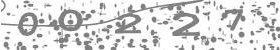
#> input picture images/00227.png, 280 x 50 px, found by its file name; its folder holds only this picture in this run
$ python transformaImagenes.py
#> lines starting #> are read from the running program, lines starting #| are printed output that depends on the picture; after the words box and inside, x2 and y2 are one past the last pixel; in counts of white or black regions, pixels touching at a corner belong together
import os
import cv2
import numpy as np

def mejorar_imagen(input_path, output_path):
    # Cargar la imagen en escala de grises
#> called with input_path = '/images/00227.png', output_path = '/images prepro/00227.png'
    imagen = cv2.imread(input_path, cv2.IMREAD_GRAYSCALE)
#> imagen is the input picture: shape (50, 280); min 100, max 255, mean 219.5

    # Aplicar un filtro de mediana para reducir el ruido
    imagen_filtrada = cv2.medianBlur(imagen, 3)
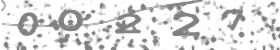
#> imagen_filtrada: shape (50, 280); min 118, max 255, mean 222.8

    # Binarización adaptativa para mejorar la detección de caracteres
    binarizada = cv2.adaptiveThreshold(
        imagen_filtrada, 255,
        cv2.ADAPTIVE_THRESH_GAUSSIAN_C,
        cv2.THRESH_BINARY_INV, 11, 2
    )
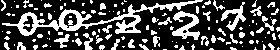
#> binarizada: shape (50, 280); 29% white; 127 white regions (84 under 20 px), largest, box (x1, y1, x2, y2) and area: (2, 0, 203, 36) 1431, (172, 11, 200, 40) 380, (221, 2, 246, 31) 247

    # Crear un kernel para operaciones morfológicas
    kernel = np.ones((2, 2), np.uint8)

    # Aplicar apertura para eliminar puntos de ruido
    apertura = cv2.morphologyEx(binarizada, cv2.MORPH_OPEN, kernel, iterations=2)
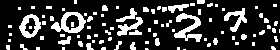
#> apertura: shape (50, 280); 21% white; 91 white regions (66 under 20 px), largest, box (x1, y1, x2, y2) and area: (174, 13, 202, 42) 357, (51, 12, 86, 33) 342, (19, 14, 41, 38) 266

    # Cierre para reforzar los caracteres
    cierre = cv2.morphologyEx(apertura, cv2.MORPH_CLOSE, kernel, iterations=1)
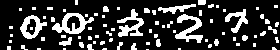
#> cierre: shape (50, 280); 20.9% white; 80 white regions (58 under 20 px), largest, box (x1, y1, x2, y2) and area: (52, 13, 94, 34) 390, (175, 14, 203, 43) 360, (117, 9, 144, 37) 335

    # Remover pequeños componentes conectados que no sean caracteres
    num_labels, labels, stats, _ = cv2.connectedComponentsWithStats(cierre, connectivity=8)
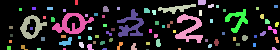
#> labels: shape (50, 280) int32; 81 distinct labels, from 0 to 80; one colour per label, 0 black
#> num_labels = 81; stats = 81 rows, first 6: [0, 0, 280, 50, 11071], [75, 0, 3, 5, 15], [198, 0, 8, 5, 39], [158, 4, 38, 10, 161], [208, 4, 6, 4, 19], [216, 5, 3, 3, 9]
    areas_min = 50  # Ajustar según la imagen

    # Crear una máscara para mantener solo componentes más grandes que el umbral
    mascara = np.zeros(cierre.shape, dtype=np.uint8)
    for i in range(1, num_labels):  # Ignoramos el fondo (etiqueta 0)
        if stats[i, cv2.CC_STAT_AREA] >= areas_min:
            mascara[labels == i] = 255
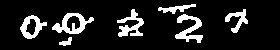
#> mascara: shape (50, 280); 13% white; 7 white regions, largest, box (x1, y1, x2, y2) and area: (52, 13, 94, 34) 390, (175, 14, 203, 43) 360, (117, 9, 144, 37) 335

    # Invertir colores (si necesario)
    resultado = cv2.bitwise_not(mascara)

    # Guardar la imagen procesada
    cv2.imwrite(output_path, resultado)


def procesar_imagenes(carpeta_input, carpeta_output):
    # Asegurarse de que la carpeta de salida existe
    if not os.path.exists(carpeta_output):
        os.makedirs(carpeta_output)

    # Recorrer todas las imágenes en la carpeta de entrada
    for nombre_imagen in os.listdir(carpeta_input):
        # Crear la ruta completa de la imagen de entrada
        input_path = os.path.join(carpeta_input, nombre_imagen)

        # Crear la ruta completa de la imagen de salida con el mismo nombre
        output_path = os.path.join(carpeta_output, nombre_imagen)

        # Procesar la imagen
        mejorar_imagen(input_path, output_path)

        print(f"Imagen {nombre_imagen} procesada y guardada en {output_path}")


# Uso del script
carpeta_input = "/images"
carpeta_output = "/images prepro"

procesar_imagenes(carpeta_input, carpeta_output)

$ run again, on images/10647.png
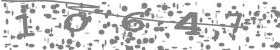
#> input picture images/10647.png, 280 x 50 px, found by its file name
#> in mejorar_imagen, imagen is the input picture: shape (50, 280); min 100, max 255, mean 216.6
#> binarizada: shape (50, 280); 30.9% white; 127 white regions (83 under 20 px), largest, box (x1, y1, x2, y2) and area: (50, 0, 249, 44) 1920, (15, 4, 35, 40) 248, (1, 0, 56, 3) 110
#> apertura: shape (50, 280); 23.2% white; 103 white regions (67 under 20 px), largest, box (x1, y1, x2, y2) and area: (176, 14, 202, 38) 325, (66, 12, 94, 39) 291, (123, 15, 146, 34) 229
#> cierre: shape (50, 280); 23.4% white; 86 white regions (53 under 20 px), largest, box (x1, y1, x2, y2) and area: (124, 6, 154, 46) 403, (177, 15, 203, 43) 346, (67, 13, 95, 40) 291
#> in mejorar_imagen, `num_labels, labels, stats, _ = cv2.connectedComponentsWithStats(cierre..`:
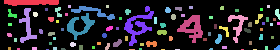
#> labels: shape (50, 280) int32; 87 distinct labels, from 0 to 86; one colour per label, 0 black
#> num_labels = 87; stats = 87 rows, first 6: [0, 0, 280, 50, 10729], [4, 0, 55, 6, 269], [68, 5, 3, 3, 9], [106, 5, 3, 3, 9], [267, 5, 3, 3, 9], [55, 7, 7, 10, 42]
#> after the loop in mejorar_imagen, `for i in range(1, num_labels):`:
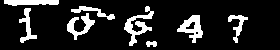
#> mascara: shape (50, 280); 14.1% white; 8 white regions, largest, box (x1, y1, x2, y2) and area: (124, 6, 154, 46) 403, (177, 15, 203, 43) 346, (67, 13, 95, 40) 291

$ run again, on images/11172.png
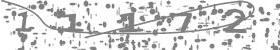
#> input picture images/11172.png, 280 x 50 px, found by its file name
#> in mejorar_imagen, imagen is the input picture: shape (50, 280); min 98, max 255, mean 218.5
#> binarizada: shape (50, 280); 30.2% white; 92 white regions (60 under 20 px), largest, box (x1, y1, x2, y2) and area: (1, 0, 255, 50) 2548, (10, 12, 34, 50) 237, (37, 0, 48, 10) 54
#> apertura: shape (50, 280); 20.9% white; 92 white regions (59 under 20 px), largest, box (x1, y1, x2, y2) and area: (151, 4, 194, 36) 358, (226, 11, 253, 35) 307, (118, 9, 142, 35) 296
#> cierre: shape (50, 280); 20.8% white; 80 white regions (49 under 20 px), largest, box (x1, y1, x2, y2) and area: (144, 5, 198, 37) 432, (225, 12, 254, 41) 335, (119, 10, 144, 38) 318
#> in mejorar_imagen, `num_labels, labels, stats, _ = cv2.connectedComponentsWithStats(cierre..`:
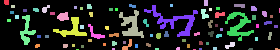
#> labels: shape (50, 280) int32; 81 distinct labels, from 0 to 80; one colour per label, 0 black
#> num_labels = 81; stats = 81 rows, first 6: [0, 0, 280, 50, 11083], [4, 0, 5, 5, 24], [204, 0, 4, 6, 24], [11, 5, 4, 3, 12], [42, 5, 8, 8, 36], [87, 4, 5, 5, 23]
#> after the loop in mejorar_imagen, `for i in range(1, num_labels):`:
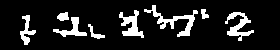
#> mascara: shape (50, 280); 12.3% white; 8 white regions, largest, box (x1, y1, x2, y2) and area: (144, 5, 198, 37) 432, (225, 12, 254, 41) 335, (119, 10, 144, 38) 318

$ run again, on images/11543.png
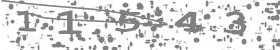
#> input picture images/11543.png, 280 x 50 px, found by its file name
#> in mejorar_imagen, imagen is the input picture: shape (50, 280); min 101, max 255, mean 219.9
#> binarizada: shape (50, 280); 29.5% white; 124 white regions (82 under 20 px), largest, box (x1, y1, x2, y2) and area: (1, 0, 168, 38) 949, (17, 10, 86, 42) 593, (175, 9, 206, 35) 328
#> apertura: shape (50, 280); 20.2% white; 89 white regions (54 under 20 px), largest, box (x1, y1, x2, y2) and area: (112, 12, 142, 35) 333, (178, 14, 206, 35) 276, (58, 13, 87, 43) 274
#> cierre: shape (50, 280); 20.1% white; 77 white regions (44 under 20 px), largest, box (x1, y1, x2, y2) and area: (113, 13, 143, 36) 337, (54, 14, 88, 44) 312, (179, 15, 207, 36) 276
#> in mejorar_imagen, `num_labels, labels, stats, _ = cv2.connectedComponentsWithStats(cierre..`:
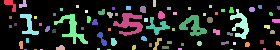
#> labels: shape (50, 280) int32; 78 distinct labels, from 0 to 77; one colour per label, 0 black
#> num_labels = 78; stats = 78 rows, first 6: [0, 0, 280, 50, 11185], [4, 0, 12, 12, 72], [19, 0, 8, 8, 39], [153, 0, 3, 7, 21], [76, 5, 3, 3, 9], [209, 5, 3, 3, 9]
#> after the loop in mejorar_imagen, `for i in range(1, num_labels):`:
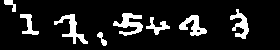
#> mascara: shape (50, 280); 11.7% white; 8 white regions, largest, box (x1, y1, x2, y2) and area: (113, 13, 143, 36) 337, (54, 14, 88, 44) 312, (179, 15, 207, 36) 276
